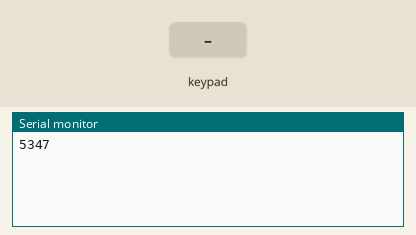
The sketch below on a simulated Arduino Uno, built with avr-gcc and run on an emulated ATmega328P. Parts: the last lines printed to the serial monitor. Inputs (shaded band) come from the test bench.

Above: at 1.2 s.
1.3 s: key '1' pressed
At 1.9 s:
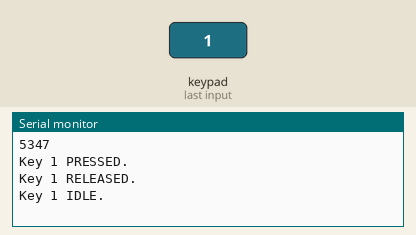
2.9 s: keypad keys 0 1 2 3 # pressed 0.4 s apart
At 4.89 s:
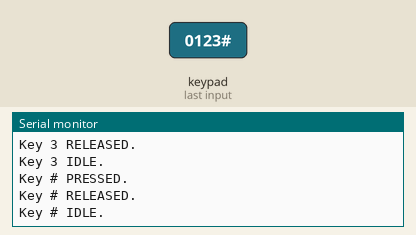
6.4 s: key 'A' pressed
At 6.84 s:
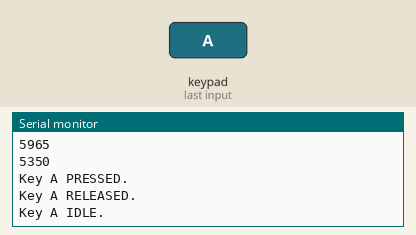
8.0 s: keypad keys 0 1 2 3 * pressed 0.4 s apart
At 9.94 s:
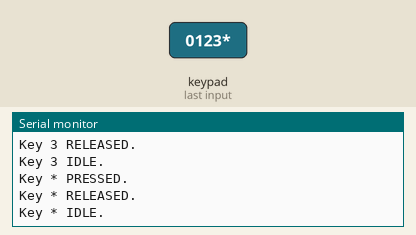
11.5 s: key 'B' pressed
At 11.9 s:
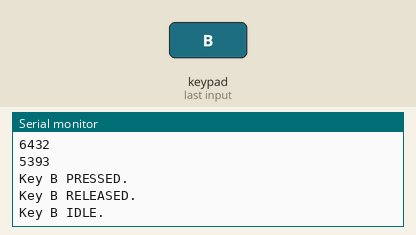
13.1 s: keypad keys 0 1 2 3 D pressed 0.4 s apart
At 13.23 s:
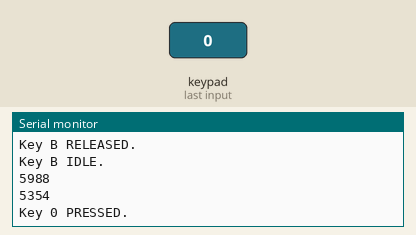
Timing chart, 0 to 16.1 s (numbered marks = the images above; inputs shaded):
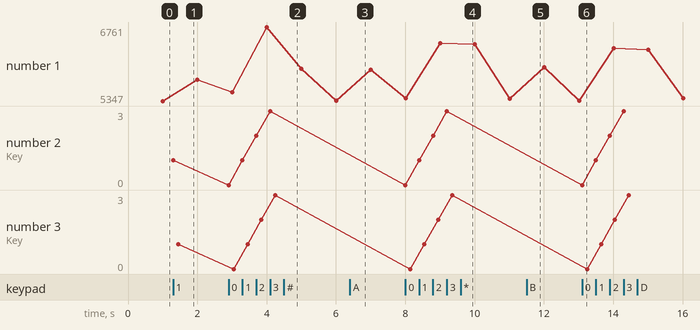

Measured:
- after the input at 1.3 s, the serial monitor: prints a new line at once (image 1)
- after the input at 2.9 s, the serial monitor: prints a new line at once (image 2)
- after the input at 6.4 s, the serial monitor: prints a new line at once (image 3)
- after the input at 8.0 s, the serial monitor: prints a new line at once (image 4)
- after the input at 11.5 s, the serial monitor: prints a new line at once (image 5)
- after the input at 13.1 s, the serial monitor: prints a new line at once (image 6)
- plotted number 1: 5347 → 5755 after the input at 1.3 s, 5755 → 5350 after the input at 2.9 s, 5350 → 5948 after the input at 6.4 s, 5948 → 5393 after the input at 8.0 s, 5393 → 5354 after the input at 11.5 s
- plotted number 2: 1 → 3 after the input at 2.9 s

The sketch:

Keypad-MC17-4x4-Multi.ino
```cpp
/* Multikey_MC17 - 16-bit I2C port conversion of Keypad's Multikey
:: G. D. (Joe) Young Feb 12, 2013
:: MC23017 version - GDY May 19, 2014
::
|| @file MultiKey.ino
|| @version 1.0
|| @author Mark Stanley
|| @contact mstanley@technologist.com
||
|| @description
|| | The latest version, 3.0, of the keypad library supports up to 10
|| | active keys all being pressed at the same time. This sketch is an
|| | example of how you can get multiple key presses from a keypad or
|| | keyboard.
|| #
*/

#include <Keypad.h>
#include <Keypad_MC17.h>    // I2C i/o library for Keypad
#include <Wire.h>           // I2C library for Keypad_MC17

#define I2CADDR 0x20        // address of MCP23017 chip on I2C bus

const byte ROWS = 4; // four rows
const byte COLS = 4; // four columns
char keys[ROWS][COLS] = {
  {'1','2','3', 'A'},
  {'4','5','6', 'B'},
  {'7','8','9', 'C'},
  {'*','0','#', 'D'}
};
byte rowPins[ROWS] = {0, 1, 2, 3}; //connect to the row pinouts of the kpd
byte colPins[COLS] = {4, 5, 6, 7}; //connect to the column pinouts of the kpd

// modify constructor for I2C i/o
Keypad_MC17 kpd = Keypad_MC17( makeKeymap(keys), rowPins, colPins, ROWS, COLS, I2CADDR );


void setup() {
  Serial.begin(9600);
  kpd.begin( );            // also starts wire library
  kpd.setDebounceTime(1);
}

unsigned long loopCount = 0;
unsigned long startTime = millis();
String msg = "";


void loop() {

  loopCount++;
  if ( (millis()-startTime)>1000 ) {
      Serial.println(loopCount);
      startTime = millis();
      loopCount = 0;
  }

  // Fills kpd.key[ ] array with up-to 10 active keys.
  // Returns true if there are ANY active keys.
  if (kpd.getKeys())
  {
    for (int i=0; i<LIST_MAX; i++)   // Scan the whole key list.
    {
      if ( kpd.key[i].stateChanged )   // Only find keys that have changed state.
      {
        switch (kpd.key[i].kstate) {  // Report active key state : IDLE, PRESSED, HOLD, or RELEASED
            case PRESSED:
                msg = " PRESSED.";
                break;
            case HOLD:
                msg = " HOLD.";
                break;
            case RELEASED:
                msg = " RELEASED.";
                break;
            case IDLE:
                msg = " IDLE.";
        }
        Serial.print("Key ");
        Serial.print(kpd.key[i].kchar);
        Serial.println(msg);
      }
    }
  }
}  // End loop
```
